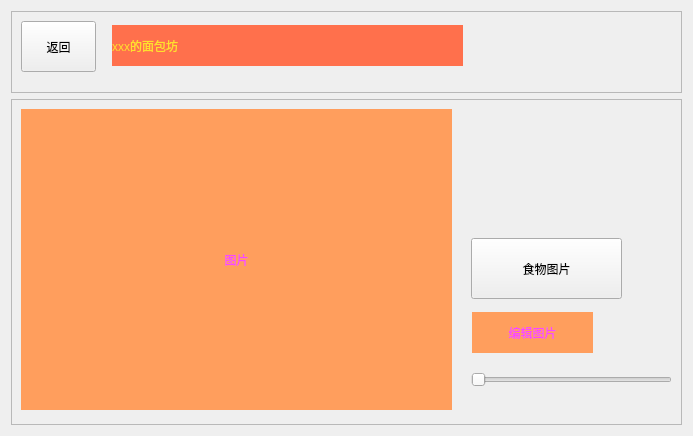
<?xml version="1.0" encoding="UTF-8"?>
<ui version="4.0">
 <class>editPic</class>
 <widget class="QWidget" name="editPic">
  <property name="geometry">
   <rect>
    <x>0</x>
    <y>0</y>
    <width>693</width>
    <height>436</height>
   </rect>
  </property>
  <property name="windowTitle">
   <string>Form</string>
  </property>
  <layout class="QVBoxLayout" name="verticalLayout" stretch="1,4">
   <item>
    <widget class="QFrame" name="title">
     <property name="frameShape">
      <enum>QFrame::StyledPanel</enum>
     </property>
     <property name="frameShadow">
      <enum>QFrame::Raised</enum>
     </property>
     <widget class="QPushButton" name="back">
      <property name="geometry">
       <rect>
        <x>10</x>
        <y>10</y>
        <width>75</width>
        <height>51</height>
       </rect>
      </property>
      <property name="text">
       <string>返回</string>
      </property>
     </widget>
     <widget class="QLabel" name="label">
      <property name="geometry">
       <rect>
        <x>101</x>
        <y>14</y>
        <width>351</width>
        <height>41</height>
       </rect>
      </property>
      <property name="styleSheet">
       <string notr="true">QLabel
{
	
	font: 75 24pt &quot;华文彩云&quot;;
	
	color: rgb(255, 224, 44);
	
	background-color: rgb(255, 112, 76);

}</string>
      </property>
      <property name="text">
       <string>xxx的面包坊</string>
      </property>
     </widget>
    </widget>
   </item>
   <item>
    <widget class="QFrame" name="content">
     <property name="styleSheet">
      <string notr="true">QLabel
{
	
	background-color: rgb(255, 158, 93);
	color: rgb(249, 71, 255);
	font: 75 16pt &quot;华文琥珀&quot;;
}</string>
     </property>
     <property name="frameShape">
      <enum>QFrame::StyledPanel</enum>
     </property>
     <property name="frameShadow">
      <enum>QFrame::Raised</enum>
     </property>
     <widget class="QLabel" name="label_2">
      <property name="geometry">
       <rect>
        <x>10</x>
        <y>10</y>
        <width>431</width>
        <height>301</height>
       </rect>
      </property>
      <property name="text">
       <string>图片</string>
      </property>
      <property name="alignment">
       <set>Qt::AlignCenter</set>
      </property>
     </widget>
     <widget class="QPushButton" name="pushButton">
      <property name="geometry">
       <rect>
        <x>460</x>
        <y>139</y>
        <width>151</width>
        <height>61</height>
       </rect>
      </property>
      <property name="text">
       <string>食物图片</string>
      </property>
     </widget>
     <widget class="QLabel" name="label_3">
      <property name="geometry">
       <rect>
        <x>461</x>
        <y>213</y>
        <width>121</width>
        <height>41</height>
       </rect>
      </property>
      <property name="text">
       <string>编辑图片</string>
      </property>
      <property name="alignment">
       <set>Qt::AlignCenter</set>
      </property>
     </widget>
     <widget class="QSlider" name="horizontalSlider">
      <property name="geometry">
       <rect>
        <x>460</x>
        <y>270</y>
        <width>201</width>
        <height>22</height>
       </rect>
      </property>
      <property name="orientation">
       <enum>Qt::Horizontal</enum>
      </property>
     </widget>
    </widget>
   </item>
  </layout>
 </widget>
 <resources/>
 <connections/>
</ui>
